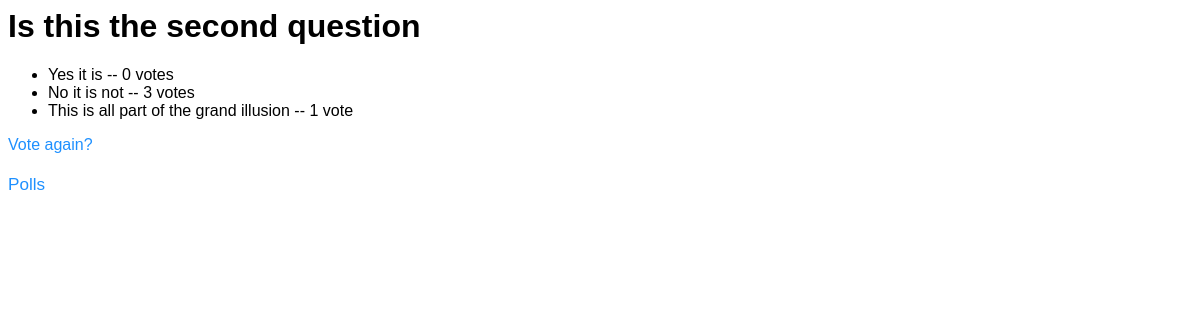
The app's page /polls/2/results/ with its own data.
### polls/models.py (models this page shows, shortened)
class Question(models.Model):
    question_text = models.CharField(max_length=200)
    pub_date = models.DateTimeField('date published')

class Choice(models.Model):
    question = models.ForeignKey(Question, on_delete=models.CASCADE)
    choice_text = models.CharField(max_length=200)
    votes= models.IntegerField(default=0)

### polls/views.py (the view)
# urls.py: path('<int:question_id>/results/', views.results, name='results'),
def results(request, question_id):
	question = get_object_or_404(Question, pk=question_id)
	return render(request, 'polls/results.html',{'question':question})

### polls/templates/polls/results.html
{% load static %}
<link rel="stylesheet" type="text/css" href="{% static 'polls/better.css' %}" />
<h1>{{ question.question_text }}</h1>
<ul>
{% for choice in question.choice_set.all %}
	<li>{{ choice.choice_text }} -- {{ choice.votes}} vote{{ choice.votes|pluralize }}</li>
{% endfor %}
</ul>
<a href="{% url 'polls:detail' question.id %}">Vote again?</a>
<p><a href="/polls/">Polls</a></p>

### polls/static/polls/better.css (style rules this page uses)
* { font-family: helvetica; }
p { line-height: 1.5; font-size: 1.07em; }
a:link { color: DodgerBlue; text-decoration: none; }

### records on screen
Question: question_text "Is this the second question"
Choice: choice_text "Yes it is", votes "0"
Choice: choice_text "No it is not", votes "3"
Choice: choice_text "This is all part of the grand illusion", votes "1"
